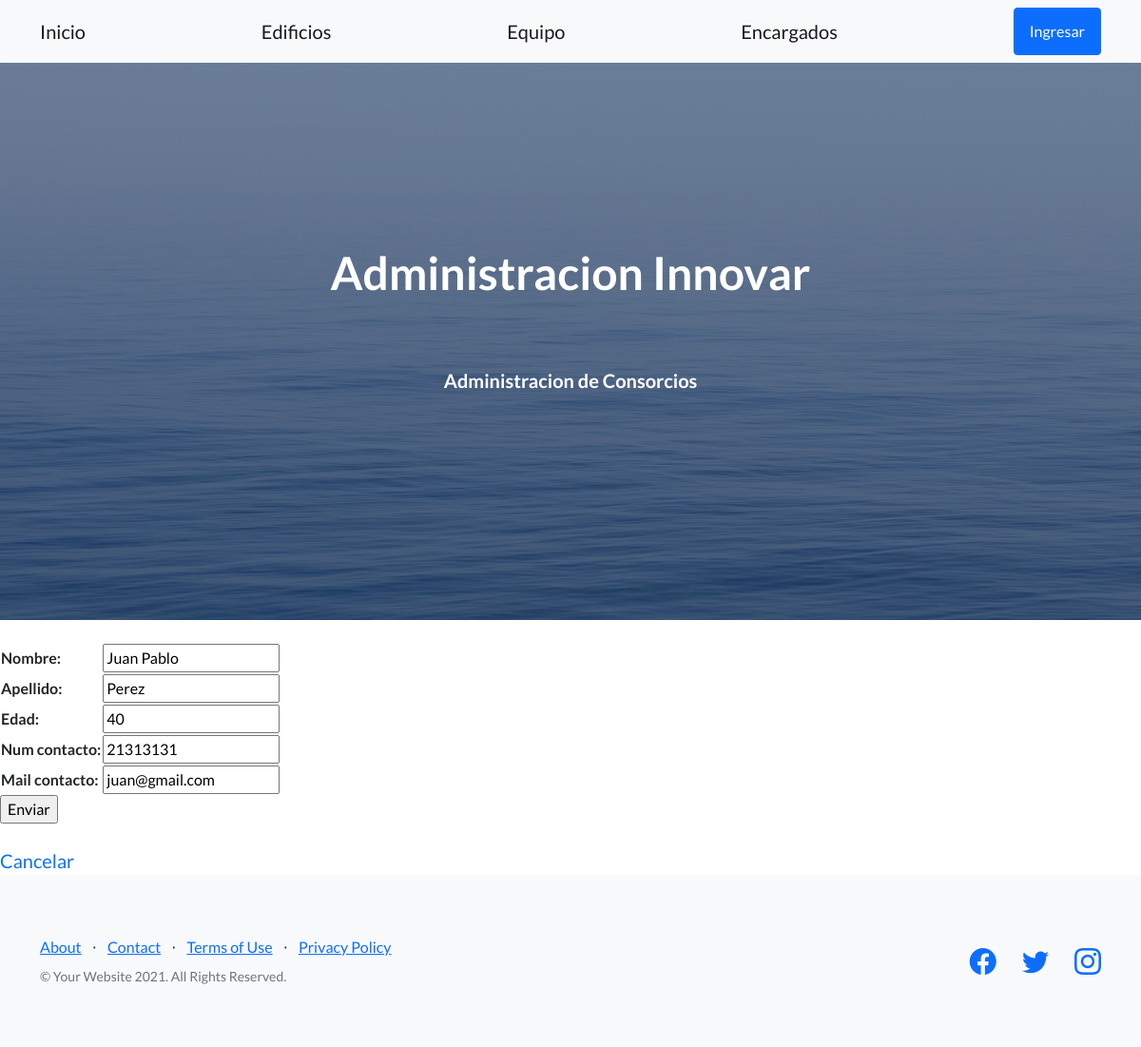
The app's page /AppCoder/equipo/edit/2 with its own data.
### AppCoder/models.py (models this page shows)
class Equipo(models.Model):
    nombre = models.CharField(max_length=40)
    apellido = models.CharField(max_length=40)
    edad = models.IntegerField()
    num_contacto = models.IntegerField()
    mail_contacto = models.CharField(max_length=50)

### AppCoder/views.py (the view)
# urls.py: path("equipo/edit/<pk>", views.EquipoEdit.as_view(), name='EditTeam'),
class EquipoEdit(UpdateView):
    model = Equipo
    fields = '__all__'
    success_url = '/AppCoder/equipo/list/'

### AppCoder/templates/AppCoder/equipo_form.html (shortened to what this page needs)
{% extends "AppCoder/padre.html" %}
{% load static %}
{% block contenidoQueCambia %}
    <br>
    <form action="" method="post">
        <table>
        {{form.as_table}}
        </table>
        <input type="submit" value="Enviar" />
    </form>
    <br>
    <a class="navbar-brand" href="{% url 'ListTeam' %}">Cancelar</a>
{% endblock %}

### records on screen
Equipo: nombre "Juan Pablo", apellido "Perez", edad "40", num_contacto "21313131", mail_contacto "juan@gmail.com"
